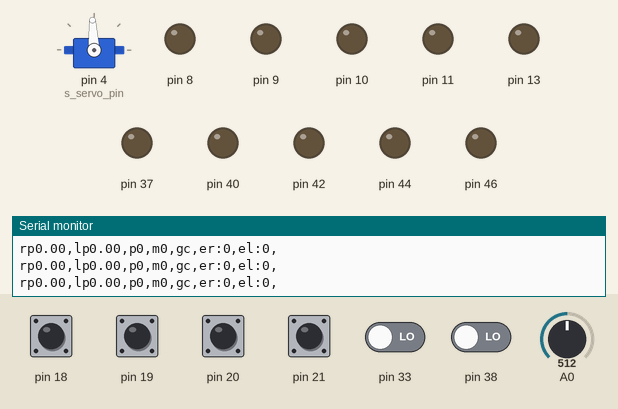
This sketch was run on a simulated Arduino Mega 2560, built with avr-gcc and run on an emulated ATmega2560. Shown: servo, output pins drawn as LEDs (lit = HIGH), the last lines printed to the serial monitor. Wiring (inferred from the names in the program): servo: signal pin 4. The test bench sets the inputs (shaded band); at power-on: pin 18–21 HIGH, pin 33, pin 38 LOW, A0 = 512. EEPROM starts erased; servo pulses on a pin are drawn as a servo (544–2400 µs = 0–180°); pins used as bus, display or sensor lines are not drawn.

Above: at 1.5 s.
1.6 s: pin 33 driven HIGH
At 3.2 s:
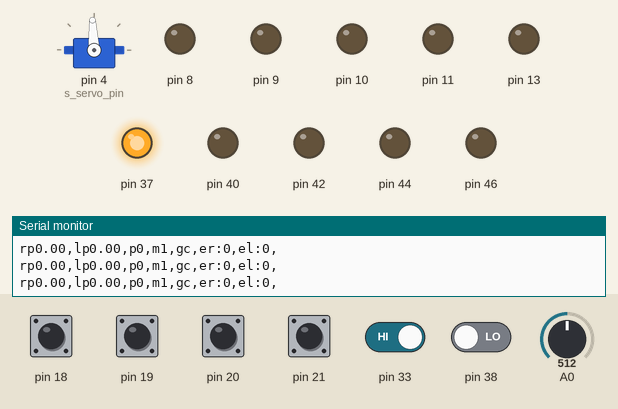
4.6 s: pin 19 pulled LOW for 1 s
8.0 s: pin 21 pulled LOW for 0.15 s
11.0 s: pin 18 pulled LOW for 0.15 s
Timing chart, 0 to 13.6 s (numbered marks = the images above; inputs shaded):
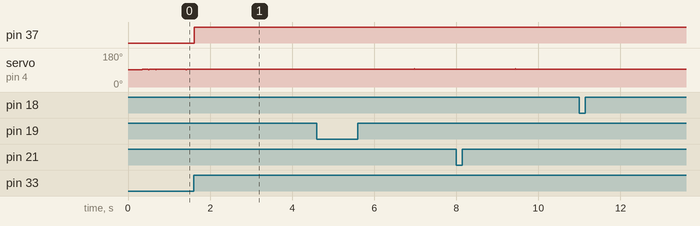

The sketch:

MotorController.ino
```cpp
/**
 * ============================================================================
 * MOTORCONTROLLER.INO - Main Application Entry Point
 * ============================================================================
 * Minesweeper Robot Motor Controller
 *
 * Hardware:
 *   - Arduino Mega 2560 (ATmega2560-16U2)
 *   - Cytron MDD10A Rev 2.0 Motor Driver (PWM 44/46, DIR 42/40)
 *   - Dual Quadrature Encoders (Right: D19/D18, Left: D21/D20)
 *   - Lift Mechanism: PWM D7 (Timer 4 OC4B), DIR D49, Limits D51/D53 (Active HIGH)
 *   - HC-SR04 Ultrasonic Distance Sensor: Trig D43, Echo D45
 *   - 5 Digital Proximity Sensors: D23, D25, D27, D29, D31
 *   - Digital Metal Detector: D33 (Active HIGH)
 *   - 12V Automotive Siren Relay: D37
 *   - Shared Electromagnet Relay: D38
 *   - Camera Pan Servo: D4 (Timer 3 custom 50 Hz PWM)
 *
 * Pin map: see Config.h and Docs/Pinout.md (synchronized to Safi robot wiring).
 * Wiring:  see Docs/WiringManual.md
 * Architecture:
 *   - Modular multi-file design
 *   - Non-blocking control loop using Cooperative Scheduler
 *   - Hardware abstraction layers
 *   - Safety monitoring with watchdog
 * ============================================================================
 */

#include "Config.h"

#if !TEST_MODE
#include "SystemManager.h"

void setup() { SystemManager::getInstance().begin(); }

void loop() { SystemManager::getInstance().update(); }

#else
// ============================================================================
// TEST MODE - Direct Serial Control (Bypass SystemManager)
// ============================================================================
#include "MotorDriver.h"

MotorDriver rightMotor({Pins::MOTOR_R_PWM, Pins::MOTOR_R_DIR}, false);
MotorDriver leftMotor({Pins::MOTOR_L_PWM, Pins::MOTOR_L_DIR}, true);
MotorDriver rightMotor2({Pins::MOTOR_R_PWM_2, Pins::MOTOR_R_DIR_2}, false);
MotorDriver leftMotor2({Pins::MOTOR_L_PWM_2, Pins::MOTOR_L_DIR_2}, true);

void setup() {
  Serial.begin(115200);
#if ENABLE_SERIAL2
  Serial2.begin(115200);
#endif
  rightMotor.begin();
  leftMotor.begin();
  rightMotor2.begin();
  leftMotor2.begin();
  Serial.println(F("========================================"));
  Serial.println(F("   MOTOR TEST MODE ENABLED (Config.h)   "));
  Serial.println(F("========================================"));
  Serial.println(F("Send commands via Serial Monitor:"));
  Serial.println(F(" 'w' - Forward"));
  Serial.println(F(" 's' - Backward"));
  Serial.println(F(" 'a' - Left"));
  Serial.println(F(" 'd' - Right"));
  Serial.println(F(" 'x' - Stop"));
  Serial.println(F("========================================"));
}

void loop() {
  Stream* activeStream = nullptr;
  if (Serial.available() > 0) activeStream = &Serial;
#if ENABLE_SERIAL2
  else if (Serial2.available() > 0) activeStream = &Serial2;
#endif

  if (activeStream != nullptr) {
    char c = activeStream->read();

    // Ignore newlines and carriage returns
    if (c == '\n' || c == '\r')
      return;

    float speed = 100.0f; // Default test PWM speed

    switch (c) {
    case 'w':
    case 'W':
      rightMotor.setOutput(speed);
      leftMotor.setOutput(speed);
      rightMotor2.setOutput(speed);
      leftMotor2.setOutput(speed);
      activeStream->println(F("-> Forward"));
      break;
    case 's':
    case 'S':
      rightMotor.setOutput(-speed);
      leftMotor.setOutput(-speed);
      rightMotor2.setOutput(-speed);
      leftMotor2.setOutput(-speed);
      activeStream->println(F("-> Backward"));
      break;
    case 'a':
    case 'A':
      rightMotor.setOutput(speed);
      leftMotor.setOutput(-speed);
      rightMotor2.setOutput(speed);
      leftMotor2.setOutput(-speed);
      activeStream->println(F("-> Left"));
      break;
    case 'd':
    case 'D':
      rightMotor.setOutput(-speed);
      leftMotor.setOutput(speed);
      rightMotor2.setOutput(-speed);
      leftMotor2.setOutput(speed);
      activeStream->println(F("-> Right"));
      break;
    case 'x':
    case 'X':
    case ' ':
      rightMotor.setOutput(0);
      leftMotor.setOutput(0);
      rightMotor2.setOutput(0);
      leftMotor2.setOutput(0);
      activeStream->println(F("-> Stop"));
      break;
    default:
      activeStream->println(F("Unknown command. Use w, a, s, d, x."));
      break;
    }
  }
}
#endif
```

CameraServo.cpp
```cpp
/**
 * ============================================================================
 * CAMERASERVO.CPP - Hardware Timer 3 Servo Controller Implementation
 * ============================================================================
 */

#include "CameraServo.h"
#include <avr/interrupt.h>
#include <util/atomic.h>

static volatile uint8_t s_servo_pin = 4;
static volatile uint16_t s_pulse_ticks = 3000; // Default 1500 us (90 deg)
static volatile int s_current_angle = 90;
static volatile bool s_attached = false;

// Direct port register access for fast ISR
static volatile uint8_t* s_port_reg = nullptr;
static uint8_t s_pin_mask = 0;

void CameraServo::attach(uint8_t pin) {
    s_servo_pin = pin;
    pinMode(pin, OUTPUT);
    digitalWrite(pin, LOW);

    s_port_reg = portOutputRegister(digitalPinToPort(pin));
    s_pin_mask = digitalPinToBitMask(pin);

    // Stop Timer 3 during configuration
    TCCR3A = 0;
    TCCR3B = 0;
    TCNT3 = 0;

    // Fast PWM mode 14 (TOP = ICR3)
    // Prescaler 8: 16 MHz / 8 = 2 MHz (0.5 us per tick)
    // TOP = 39999 -> 40000 ticks = 20,000 us = 20 ms (50 Hz frame rate)
    ICR3 = 39999;

    // Set 90 degrees default (1500 us -> 3000 ticks)
    write(90);

    // Mode 14: WGM33:WGM32:WGM31:WGM30 = 1:1:1:0
    TCCR3A = (1 << WGM31);
    TCCR3B = (1 << WGM33) | (1 << WGM32) | (1 << CS31); // Prescaler = 8

    // Enable Overflow (start of 20ms pulse) and Compare Match A (end of pulse)
    TIMSK3 = (1 << TOIE3) | (1 << OCIE3A);
    s_attached = true;
}

void CameraServo::write(int angle_deg) {
    if (angle_deg < 0) angle_deg = 0;
    if (angle_deg > 180) angle_deg = 180;
    s_current_angle = angle_deg;

    // Standard servo pulse: 600 us (0 deg) to 2400 us (180 deg)
    // At 2 MHz, 1 us = 2 ticks. 600 us = 1200 ticks, 2400 us = 4800 ticks.
    uint32_t pulse_us = 600 + ((uint32_t)angle_deg * 1800) / 180;
    uint16_t ticks = static_cast<uint16_t>(pulse_us * 2);

    ATOMIC_BLOCK(ATOMIC_RESTORESTATE) {
        s_pulse_ticks = ticks;
        OCR3A = ticks;
    }
}

int CameraServo::read() {
    return s_current_angle;
}

void CameraServo::detach() {
    TIMSK3 = 0;
    TCCR3A = 0;
    TCCR3B = 0;
    if (s_port_reg != nullptr) {
        *s_port_reg &= ~s_pin_mask;
    }
    s_attached = false;
}

// Start of 20 ms cycle: set pin HIGH
ISR(TIMER3_OVF_vect) {
    if (s_port_reg != nullptr && s_attached) {
        *s_port_reg |= s_pin_mask;
    }
}

// End of pulse duration (OCR3A match): set pin LOW
ISR(TIMER3_COMPA_vect) {
    if (s_port_reg != nullptr && s_attached) {
        *s_port_reg &= ~s_pin_mask;
    }
}
```

CameraServo.h
```cpp
/**
 * ============================================================================
 * CAMERASERVO.H - Hardware Timer 3 Servo Controller for ATmega2560
 * ============================================================================
 * Generates precise 50 Hz PWM servo pulses on Pin 4 using Timer 3.
 *
 * CRITICAL ARCHITECTURAL DESIGN:
 * Standard Arduino <Servo.h> on ATmega2560 unconditionally allocates Timer 5
 * for its first servo instance. Pins 44 and 46 (MOTOR_R_PWM and MOTOR_L_PWM)
 * are driven by Timer 5 (OC5C and OC5A). Using <Servo.h> therefore corrupts
 * hardware PWM generation on the main drive wheels.
 *
 * CameraServo uses Timer 3 (which is completely free and unmapped on the robot),
 * protecting Timer 5, Timer 1, Timer 2, and Timer 0 completely.
 *
 * @file   CameraServo.h
 * @author Assiut Robotics Team
 * @date   2026
 * ============================================================================
 */

#ifndef CAMERASERVO_H
#define CAMERASERVO_H

#include <Arduino.h>

class CameraServo {
public:
    /**
     * @brief Initialize Timer 3 and configure servo output pin.
     * @param pin Output pin number (default: Pins::SERVO = 4)
     */
    static void attach(uint8_t pin);

    /**
     * @brief Set servo angle in degrees (0 to 180).
     * @param angle_deg Commanded angle (clamped 0 to 180)
     */
    static void write(int angle_deg);

    /**
     * @brief Get current commanded angle.
     * @return Angle in degrees [0-180]
     */
    static int read();

    /**
     * @brief Detach servo and disable Timer 3 interrupts.
     */
    static void detach();
};

#endif // CAMERASERVO_H
```

Diagnostics.cpp
```cpp
/**
 * ============================================================================
 * DIAGNOSTICS.CPP - System Diagnostics Implementation
 * ============================================================================
 * @file   Diagnostics.cpp
 * @author Assiut Robotics Team
 * @date   2026
 * ============================================================================
 */

#include "Diagnostics.h"
#include <stdio.h>

Diagnostics::Diagnostics()
    : loop_start_us_(0),
      loop_time_accumulator_(0),
      loop_accumulator_count_(0),
      last_report_ms_(0) {
    resetStats();
}

void Diagnostics::begin() {
    resetStats();
    last_report_ms_ = millis();
}

void Diagnostics::resetStats() {
    stats_.loop_count = 0;
    stats_.command_count = 0;
    stats_.timeout_count = 0;
    stats_.control_cycles = 0;
    stats_.max_loop_time_us = 0;
    stats_.min_loop_time_us = 0xFFFFFFFF;
    stats_.avg_loop_time_us = 0;
    stats_.last_loop_time_us = 0;

    loop_time_accumulator_ = 0;
    loop_accumulator_count_ = 0;
}

void Diagnostics::loopStart() {
    loop_start_us_ = micros();
}

void Diagnostics::loopEnd() {
    unsigned long now_us = micros();
    unsigned long loop_time = 0;

    /* Handle micros() overflow (~70 mins) */
    if (now_us >= loop_start_us_) {
        loop_time = now_us - loop_start_us_;
    } else {
        loop_time = (0xFFFFFFFF - loop_start_us_) + now_us + 1;
    }

    stats_.last_loop_time_us = loop_time;
    stats_.loop_count++;

    if (loop_time > stats_.max_loop_time_us) {
        stats_.max_loop_time_us = loop_time;
    }
    if (loop_time < stats_.min_loop_time_us) {
        stats_.min_loop_time_us = loop_time;
    }

    loop_time_accumulator_ += loop_time;
    loop_accumulator_count_++;

    /* Calculate average every 100 loops */
    if (loop_accumulator_count_ >= 100) {
        stats_.avg_loop_time_us = loop_time_accumulator_ / 100;
        loop_time_accumulator_ = 0;
        loop_accumulator_count_ = 0;
    }
}

void Diagnostics::formatFaultFlags(char* buf, FaultFlags faults) const {
    /* Format: trlbv (lowercase = OK, uppercase = FAULT) */
    buf[0] = faults.command_timeout ? 'T' : 't';
    buf[1] = faults.encoder_right   ? 'R' : 'r';
    buf[2] = faults.encoder_left    ? 'L' : 'l';
    buf[3] = (faults.battery_low || faults.battery_critical) ? 'B' : 'b';
    buf[4] = (faults.motor_stall_r || faults.motor_stall_l) ? 'S' : 's';
    buf[5] = faults.imu_fault       ? 'I' : 'i';
    buf[6] = '\0';
}

void Diagnostics::sendStatusReport(SystemState state, FaultFlags faults) {
#if ENABLE_DIAGNOSTICS
    unsigned long now = millis();
    if (now - last_report_ms_ >= 1000) {
        last_report_ms_ = now;

        char flt_str[8];
        formatFaultFlags(flt_str, faults);

        char buffer[SerialConfig::TX_BUFFER_SIZE * 2]; // Needs more space for long report
        snprintf(buffer, sizeof(buffer),
                 "D:STATE=%u,LOOPS=%lu,CMDS=%lu,TIMEOUTS=%lu,CYCLES=%lu,"
                 "LOOP_US=%lu/%lu,FLT=%s,SRAM=%u,UP=%lu",
                 static_cast<uint8_t>(state),
                 stats_.loop_count,
                 stats_.command_count,
                 stats_.timeout_count,
                 stats_.control_cycles,
                 stats_.avg_loop_time_us,
                 stats_.max_loop_time_us,
                 flt_str,
                 getFreeSRAM(),
                 getUptimeSeconds());

        Serial.println(buffer);

        /* Reset min/max after reporting so we catch new spikes */
        stats_.max_loop_time_us = 0;
        stats_.min_loop_time_us = 0xFFFFFFFF;
    }
#endif
}

/**
 * @brief Estimate free SRAM.
 * By taking the address of a local variable and subtracting the
 * value of the __brkval pointer (or __heap_start if __brkval is 0).
 */
uint16_t Diagnostics::getFreeSRAM() {
    extern int __heap_start, *__brkval;
    int v;
    return (uint16_t)&v - (__brkval == 0 ? (int)&__heap_start : (int)__brkval);
}
```

Diagnostics.h
```cpp
/**
 * ============================================================================
 * DIAGNOSTICS.H - System Diagnostics & Statistics
 * ============================================================================
 * Tracks runtime performance metrics:
 *   - Loop iteration count and timing
 *   - PID control cycle count
 *   - Serial command statistics
 *   - SRAM usage estimation
 *   - Uptime
 *
 * @file   Diagnostics.h
 * @author Assiut Robotics Team
 * @date   2026
 * ============================================================================
 */

#ifndef DIAGNOSTICS_H
#define DIAGNOSTICS_H

#include "Config.h"
#include "Safety.h" // For SystemState and FaultFlags
#include <Arduino.h>

/**
 * @brief Runtime performance statistics
 */
struct SystemStats {
    uint32_t loop_count;        ///< Total loop() iterations
    uint32_t command_count;     ///< Valid commands received
    uint32_t timeout_count;     ///< Timeout events
    uint32_t control_cycles;    ///< PID computation cycles
    uint32_t max_loop_time_us;  ///< Worst-case loop time (µs)
    uint32_t min_loop_time_us;  ///< Best-case loop time (µs)
    uint32_t avg_loop_time_us;  ///< Average loop time (µs)
    uint32_t last_loop_time_us; ///< Most recent loop time (µs)
};

/**
 * @brief Diagnostics Manager
 */
class Diagnostics {
public:
    Diagnostics();

    void begin();

    /** @brief Call at the very beginning of loop() */
    void loopStart();

    /** @brief Call at the very end of loop() */
    void loopEnd();

    void incrementCommandCount() { stats_.command_count++; }
    void incrementTimeoutCount() { stats_.timeout_count++; }
    void incrementControlCycleCount() { stats_.control_cycles++; }

    /**
     * @brief Output periodic diagnostic report via serial.
     * @param state Current system state
     * @param faults Current fault flags
     */
    void sendStatusReport(SystemState state, FaultFlags faults);

    const SystemStats& getStats() const { return stats_; }
    void resetStats();

    /**
     * @brief Estimate free SRAM.
     * @return Number of free bytes between heap and stack.
     */
    static uint16_t getFreeSRAM();

    /**
     * @brief Get system uptime.
     * @return Uptime in seconds
     */
    static uint32_t getUptimeSeconds() { return millis() / 1000; }

private:
    SystemStats stats_;
    unsigned long loop_start_us_;
    uint32_t loop_time_accumulator_;
    uint32_t loop_accumulator_count_;
    unsigned long last_report_ms_;

    /** @brief Format fault flags as a short string for telemetry */
    void formatFaultFlags(char* buf, FaultFlags faults) const;
};

#endif // DIAGNOSTICS_H
```

EEPROMManager.h
```cpp
/**
 * ============================================================================
 * EEPROMManager.h
 * ============================================================================
 * Manages loading, validating, and saving of RobotParameters to the ATmega2560
 * EEPROM. Implements CRC16 validation to detect corruption.
 *
 * @author Assiut Robotics Team
 * @date   2026
 * ============================================================================
 */

#ifndef EEPROM_MANAGER_H
#define EEPROM_MANAGER_H

#include <Arduino.h>
#include "Config.h"

class EEPROMManager {
public:
    /**
     * @brief Initialize parameters from EEPROM. If corrupt or uninitialized,
     *        loads defaults and writes them to EEPROM.
     */
    static void init();

    /**
     * @brief Get immutable reference to current parameters.
     * @return const RobotParameters&
     */
    static const RobotParameters& getParams();

    /**
     * @brief Save new parameters to EEPROM (updates CRC).
     * @param params The new parameters to save.
     */
    static void saveParams(const RobotParameters& params);

    /**
     * @brief Reset parameters to compiled defaults and save.
     */
    static void resetToDefaults();

private:
    static RobotParameters current_params_;

    static void loadDefaultParams(RobotParameters& params);
    static uint16_t calculateCRC16(const uint8_t* data, size_t length);
};

#endif // EEPROM_MANAGER_H
```

PIDController.h
```cpp
/**
 * ============================================================================
 * PIDCONTROLLER.H - PID Controller Wrapper with Anti-Windup & Feedforward
 * ============================================================================
 */

#ifndef PIDCONTROLLER_H
#define PIDCONTROLLER_H

#include "Config.h"
#include <Arduino.h>

class PIDController {
public:
  PIDController(float kp, float ki, float kd, float ff, float output_min,
                float output_max, int sample_time_ms);

  void begin();

  float compute(float setpoint, float input);

  void setEnabled(bool enabled);
  bool isEnabled() const { return enabled_; }

  void reset();

  void setTunings(float kp, float ki, float kd, float ff);
  void setOutputLimits(float min, float max);
  void setSampleTime(int ms);

  float getOutput() const { return output_; }
  bool isSaturated() const { return saturated_; }

private:
  float kp_;
  float ki_;
  float kd_;
  float ff_;
  float output_min_;
  float output_max_;
  int sample_time_ms_;

  bool enabled_;
  bool saturated_;
  float output_;
  float last_setpoint_;
  float last_input_;

  // Internal PID state
  float integral_term_;
  float last_error_;
  float last_d_term_;
  bool first_computation_;

  float computeCore(float setpoint, float input, float dt);
};

#endif // PIDCONTROLLER_H
```

Source omitted: EEPROMManager.cpp (3441 bytes), Encoder.cpp (2711 bytes), Encoder.h (3691 bytes), IMU.cpp (10313 bytes), IMU.h (2442 bytes), LiftController.cpp (15553 bytes), LiftController.h (8520 bytes), MotionController.cpp (4433 bytes), MotionController.h (1856 bytes), Odometry.cpp (2250 bytes), Odometry.h (2319 bytes), PIDController.cpp (3601 bytes) and 11 more

Measured:
- after the input at 1.6 s, pin 37: LOW → HIGH at once
